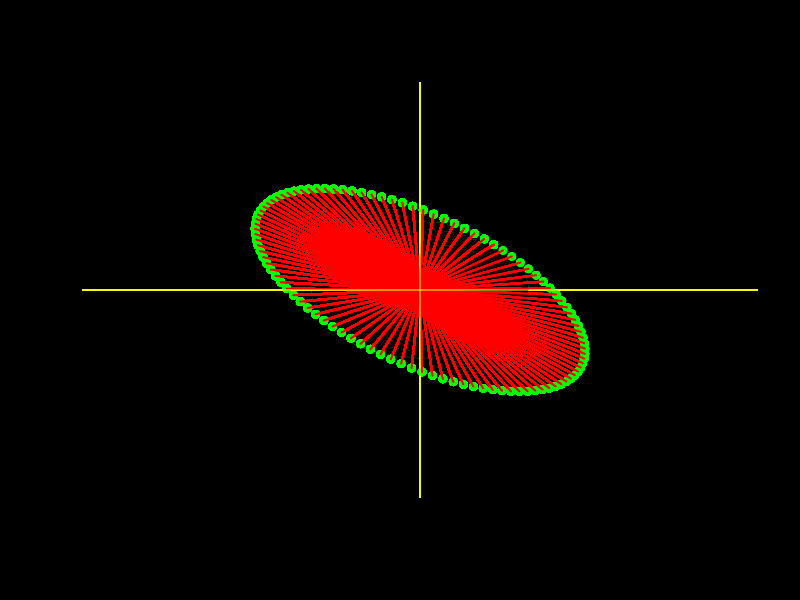

The R script that drew this image:
n <- 100

angles <- seq(0, 2 * pi, length.out = n)

x <- cos(angles)
y <- sin(angles)

par(bg = "black")
plot(NA, NA, xlim = c(-3, 3), ylim = c(-3, 3))

points(x, y, col = "green", pch = 19)
abline(h = 0, col = "#f5fc02")
abline(v = 0, col = "#f5fc02")
segments(0, 0, x, y, col = "red", lwd = 2)

a <- matrix(c(x, y), nrow = 2, byrow = TRUE)

trans1 <- matrix(c(1, 0, 0, 2), nrow = 2, byrow = TRUE)

pause <- function(seconds){
  start <- Sys.time()
  while((Sys.time() - start) < seconds){}
}

theta <- pi / 4

R_theta <- matrix(c(cos(theta), - sin(theta), 
                    sin(theta), cos(theta)), 
                  nrow = 2, byrow = TRUE)

trans <- R_theta %*% trans1

b <- trans %*% a

for (i in 1:100) {
  points(x[i], y[i], col = "black", pch = 19)
  segments(0, 0, x[i], y[i], col = "black", lwd = 2)
  
  points(b[1, i], b[2, i], col = "green", pch = 19)
  points(b[1, 1:i], b[2, 1:i], col = "green", pch = 19)
  
  segments(0, 0, b[1, i], b[2, i], col = "red", lwd = 2)
  segments(0, 0, b[1, 1:i], b[2, 1:i], col = "red", lwd = 2)
  
  abline(h = 0, col = "#f5fc02")
  abline(v = 0, col = "#f5fc02")
  
  pause(0.15)
}
